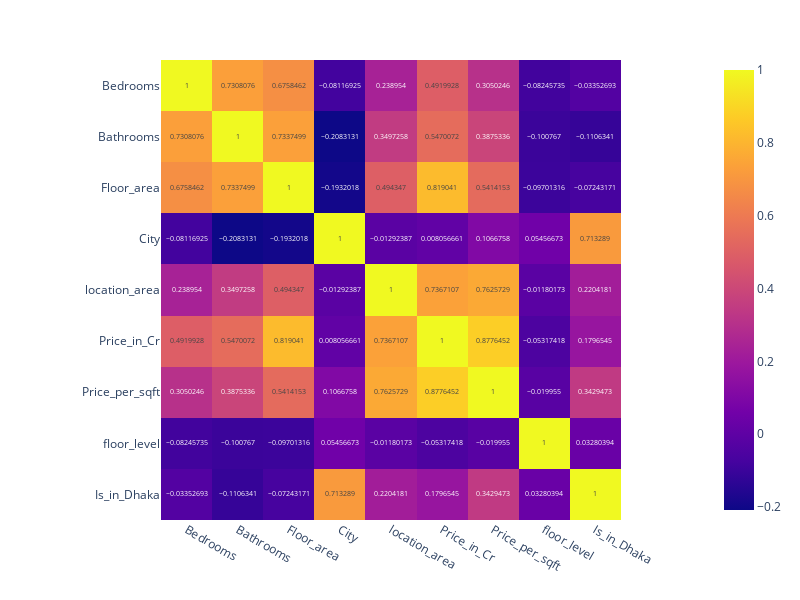

Notebook cell for this chart:
### Markdown cell above
# (1) Correlation

### Code cell
px.imshow(df.corr(),text_auto=True,width=800,height=600)

### Figure 1 — Plotly figure (JSON) as saved in the notebook; plotly's stock layout.template omitted (floating-point values rounded to 4 significant figures)
{"data": [{"coloraxis": "coloraxis", "hovertemplate": "x: %{x}<br>y: %{y}<br>color: %{z}<extra></extra>", "name": "0", "texttemplate": "%{z}", "type": "heatmap", "x": ["Bedrooms", "Bathrooms", "Floor_area", "City", "location_area", "Price_in_Cr", "Price_per_sqft", "floor_level", "Is_in_Dhaka"], "xaxis": "x", "y": ["Bedrooms", "Bathrooms", "Floor_area", "City", "location_area", "Price_in_Cr", "Price_per_sqft", "floor_level", "Is_in_Dhaka"], "yaxis": "y", "z": [[1.0, 0.7308, 0.6758, -0.08117, 0.239, 0.492, 0.305, -0.08246, -0.03353], [0.7308, 1.0, 0.7337, -0.2083, 0.3497, 0.547, 0.3875, -0.1008, -0.1106], [0.6758, 0.7337, 1.0, -0.1932, 0.4943, 0.819, 0.5414, -0.09701, -0.07243], [-0.08117, -0.2083, -0.1932, 1.0, -0.01292, 0.008057, 0.1067, 0.05457, 0.7133], [0.239, 0.3497, 0.4943, -0.01292, 1.0, 0.7367, 0.7626, -0.0118, 0.2204], [0.492, 0.547, 0.819, 0.008057, 0.7367, 1.0, 0.8776, -0.05317, 0.1797], [0.305, 0.3875, 0.5414, 0.1067, 0.7626, 0.8776, 1.0, -0.01995, 0.3429], [-0.08246, -0.1008, -0.09701, 0.05457, -0.0118, -0.05317, -0.01995, 1.0, 0.0328], [-0.03353, -0.1106, -0.07243, 0.7133, 0.2204, 0.1797, 0.3429, 0.0328, 1.0]]}], "layout": {"coloraxis": {"colorscale": [[0, "#0d0887"], [0.1111, "#46039f"], [0.2222, "#7201a8"], [0.3333, "#9c179e"], [0.4444, "#bd3786"], [0.5556, "#d8576b"], [0.6667, "#ed7953"], [0.7778, "#fb9f3a"], [0.8889, "#fdca26"], [1, "#f0f921"]]}, "height": 600, "margin": {"t": 60}, "width": 800, "xaxis": {"anchor": "y", "constrain": "domain", "domain": [0, 1], "scaleanchor": "y"}, "yaxis": {"anchor": "x", "autorange": "reversed", "constrain": "domain", "domain": [0, 1]}}}
